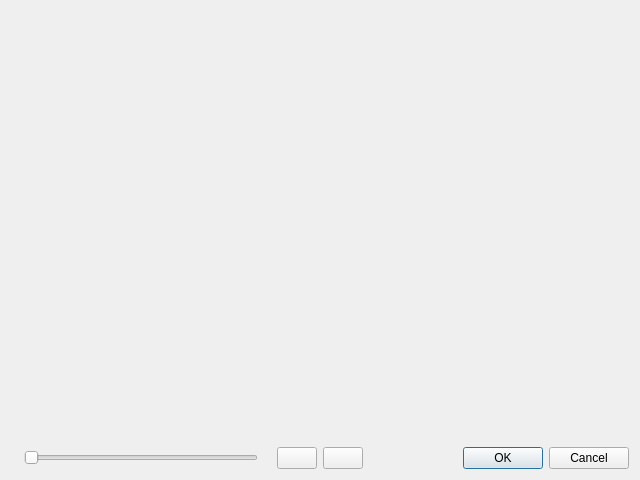
<?xml version="1.0" encoding="UTF-8"?>
<ui version="4.0">
 <class>PhotoEditorDlg</class>
 <widget class="QDialog" name="PhotoEditorDlg">
  <property name="geometry">
   <rect>
    <x>0</x>
    <y>0</y>
    <width>640</width>
    <height>480</height>
   </rect>
  </property>
  <property name="windowTitle">
   <string>Photo Editor</string>
  </property>
  <layout class="QVBoxLayout" name="verticalLayout_2">
   <item>
    <widget class="QWidget" name="photoWidget" native="true">
     <property name="sizePolicy">
      <sizepolicy hsizetype="Expanding" vsizetype="Expanding">
       <horstretch>0</horstretch>
       <verstretch>0</verstretch>
      </sizepolicy>
     </property>
    </widget>
   </item>
   <item>
    <layout class="QHBoxLayout" name="horizontalLayout_2">
     <item>
      <layout class="QHBoxLayout" name="horizontalLayout">
       <item>
        <widget class="QLabel" name="label">
         <property name="sizePolicy">
          <sizepolicy hsizetype="Fixed" vsizetype="Fixed">
           <horstretch>0</horstretch>
           <verstretch>0</verstretch>
          </sizepolicy>
         </property>
         <property name="maximumSize">
          <size>
           <width>32</width>
           <height>32</height>
          </size>
         </property>
         <property name="text">
          <string/>
         </property>
         <property name="pixmap">
          <pixmap resource="../resouce.qrc">:/images/zoomout.png</pixmap>
         </property>
         <property name="scaledContents">
          <bool>true</bool>
         </property>
        </widget>
       </item>
       <item>
        <widget class="QSlider" name="zoomSlider">
         <property name="minimum">
          <number>10</number>
         </property>
         <property name="maximum">
          <number>50</number>
         </property>
         <property name="pageStep">
          <number>5</number>
         </property>
         <property name="value">
          <number>10</number>
         </property>
         <property name="orientation">
          <enum>Qt::Horizontal</enum>
         </property>
        </widget>
       </item>
       <item>
        <widget class="QLabel" name="label_2">
         <property name="sizePolicy">
          <sizepolicy hsizetype="Fixed" vsizetype="Fixed">
           <horstretch>0</horstretch>
           <verstretch>0</verstretch>
          </sizepolicy>
         </property>
         <property name="maximumSize">
          <size>
           <width>32</width>
           <height>32</height>
          </size>
         </property>
         <property name="text">
          <string/>
         </property>
         <property name="pixmap">
          <pixmap resource="../resouce.qrc">:/images/zoomin.png</pixmap>
         </property>
         <property name="scaledContents">
          <bool>true</bool>
         </property>
        </widget>
       </item>
      </layout>
     </item>
     <item>
      <widget class="QPushButton" name="rorateLeft">
       <property name="icon">
        <iconset resource="../resouce.qrc">
         <normaloff>:/images/roratel.svg</normaloff>:/images/roratel.svg</iconset>
       </property>
       <property name="iconSize">
        <size>
         <width>32</width>
         <height>32</height>
        </size>
       </property>
      </widget>
     </item>
     <item>
      <widget class="QPushButton" name="rorateRight">
       <property name="icon">
        <iconset resource="../resouce.qrc">
         <normaloff>:/images/rorater.svg</normaloff>:/images/rorater.svg</iconset>
       </property>
       <property name="iconSize">
        <size>
         <width>32</width>
         <height>32</height>
        </size>
       </property>
      </widget>
     </item>
     <item>
      <widget class="QDialogButtonBox" name="buttonBox">
       <property name="orientation">
        <enum>Qt::Horizontal</enum>
       </property>
       <property name="standardButtons">
        <set>QDialogButtonBox::Cancel|QDialogButtonBox::Ok</set>
       </property>
      </widget>
     </item>
    </layout>
   </item>
  </layout>
 </widget>
 <resources>
  <include location="../resouce.qrc"/>
 </resources>
 <connections>
  <connection>
   <sender>buttonBox</sender>
   <signal>accepted()</signal>
   <receiver>PhotoEditorDlg</receiver>
   <slot>accept()</slot>
   <hints>
    <hint type="sourcelabel">
     <x>628</x>
     <y>477</y>
    </hint>
    <hint type="destinationlabel">
     <x>157</x>
     <y>274</y>
    </hint>
   </hints>
  </connection>
  <connection>
   <sender>buttonBox</sender>
   <signal>rejected()</signal>
   <receiver>PhotoEditorDlg</receiver>
   <slot>reject()</slot>
   <hints>
    <hint type="sourcelabel">
     <x>696</x>
     <y>477</y>
    </hint>
    <hint type="destinationlabel">
     <x>286</x>
     <y>274</y>
    </hint>
   </hints>
  </connection>
 </connections>
</ui>
